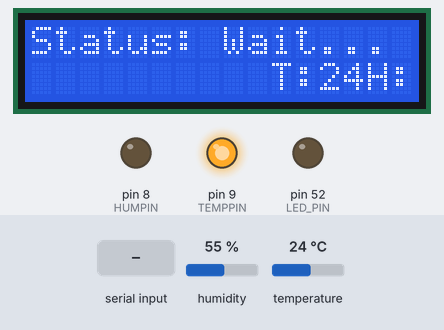
Simulated run of this sketch. Board: Arduino Mega 2560, built with avr-gcc and run on an emulated ATmega2560. On the bench: 16×2 character LCD, output pins drawn as LEDs (lit = HIGH). Wiring (inferred from the names in the program): DHT11 sensor: data A0. The test bench sets the inputs (shaded band); at power-on: temperature 24 °C, humidity 55 %. What the sketch prints to the serial monitor is not drawn.

Above: at 1.2 s.
1.3 s: "1\n" received over Serial
At 2.6 s:
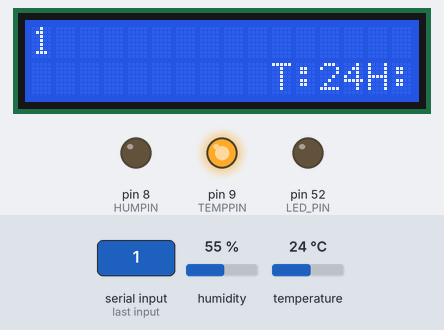
3.2 s: temperature set to 21 °C
At 4.5 s:
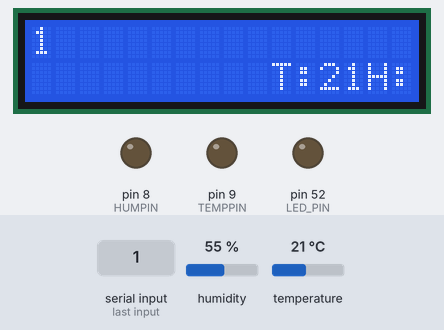
4.8 s: humidity set to 68 %
6.3 s: humidity set to 71 %
At 7.0 s:
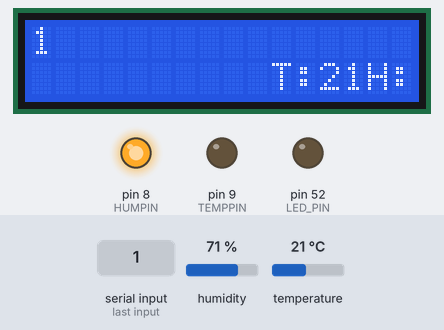
8.1 s: temperature set to 28 °C
At 8.8 s:
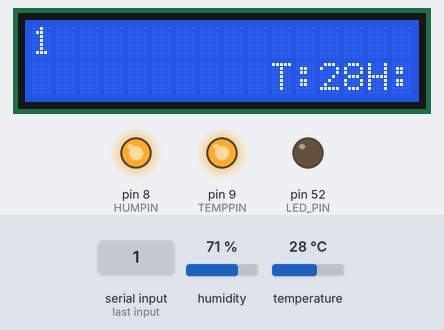
9.7 s: "0\n" received over Serial
At 10.7 s:
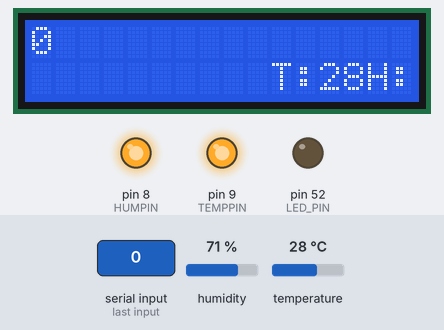
Timing chart, 0 to 12.3 s (numbered marks = the images above; inputs shaded):
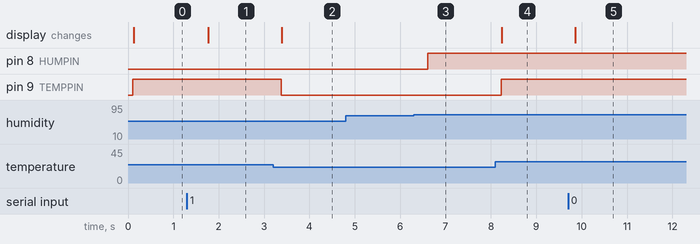

Measured:
- the behaviour switches between 23 and 22 °C on temperature (found by bisection; images 1 and 2)
- the behaviour switches between 69 and 70 % on humidity (found by bisection; images 2 and 3)
- after the input at 1.3 s, the display: changes after 0.47 s (image 1)
- after the input at 3.2 s, pin 9 (TEMPPIN): HIGH → LOW after 0.18 s; the display: changes after 0.19 s (image 2)
- after the input at 4.8 s, every drawn part: stays the same
- after the input at 6.3 s, pin 8 (HUMPIN): LOW → HIGH after 0.31 s
- after the input at 8.1 s, pin 9 (TEMPPIN): LOW → HIGH after 0.13 s; the display: changes after 0.14 s (image 4)
- after the input at 9.7 s, the display: changes after 0.16 s (image 5)

The sketch:

I2C_Arduino.ino
```cpp
#include <LiquidCrystal_I2C.h>
#include "dht.h"
#define DHTPIN A0
#define HUMPIN 8
#define TEMPPIN 9
#define LED_PIN 52
LiquidCrystal_I2C lcd(0x27, 16, 2);
dht DHT;

String lastStatus = "Status: Wait..."; // Store the last status message

void setup() {
  Serial.begin(9600);
  while (!Serial) {;}

  pinMode(HUMPIN, OUTPUT);
  pinMode(TEMPPIN, OUTPUT);
  pinMode(LED_PIN, OUTPUT);
  digitalWrite(LED_PIN, LOW); // Ensure the LED is initially off

  lcd.begin();  // Initialize the LCD
  lcd.backlight();
  lcd.print("Temp & Humidity");
}

void loop() {
  int chk = DHT.read11(DHTPIN);

  float temperature = DHT.temperature;
  float humidity = DHT.humidity;

  Serial.print("{\"temperature\":");
  Serial.print(temperature);
  Serial.print(",\"humidity\":");
  Serial.print(humidity);
  Serial.println("}");

  if (temperature >= 23) {
    digitalWrite(TEMPPIN, HIGH);
  } else {
    digitalWrite(TEMPPIN, LOW);
  }

  if (humidity >= 70) {
    digitalWrite(HUMPIN, HIGH);
  } else {
    digitalWrite(HUMPIN, LOW);
  }

  // Check if data is available on the serial port
  if (Serial.available()) {
    String serialData = Serial.readStringUntil('\n');
    lastStatus = serialData; // Update the last status
    displayMessage(lastStatus, temperature, humidity);
  } else {
    displayMessage(lastStatus, temperature, humidity);
  }

  delay(500);
}

void displayMessage(String message, float temp, float hum) {
   lcd.clear();

  lcd.setCursor(0, 0);
  lcd.print(message.substring(0, 16));


  lcd.setCursor(0, 1);
  if (message.length() > 16) {
    int remainingChars = min(9, message.length() - 16);
    lcd.print(message.substring(16, 16 + remainingChars));
  }


  lcd.setCursor(10, 1);
  lcd.print("T:");
  lcd.print(int(temp));
  lcd.print("H:");
  lcd.print(int(hum));
}
```
